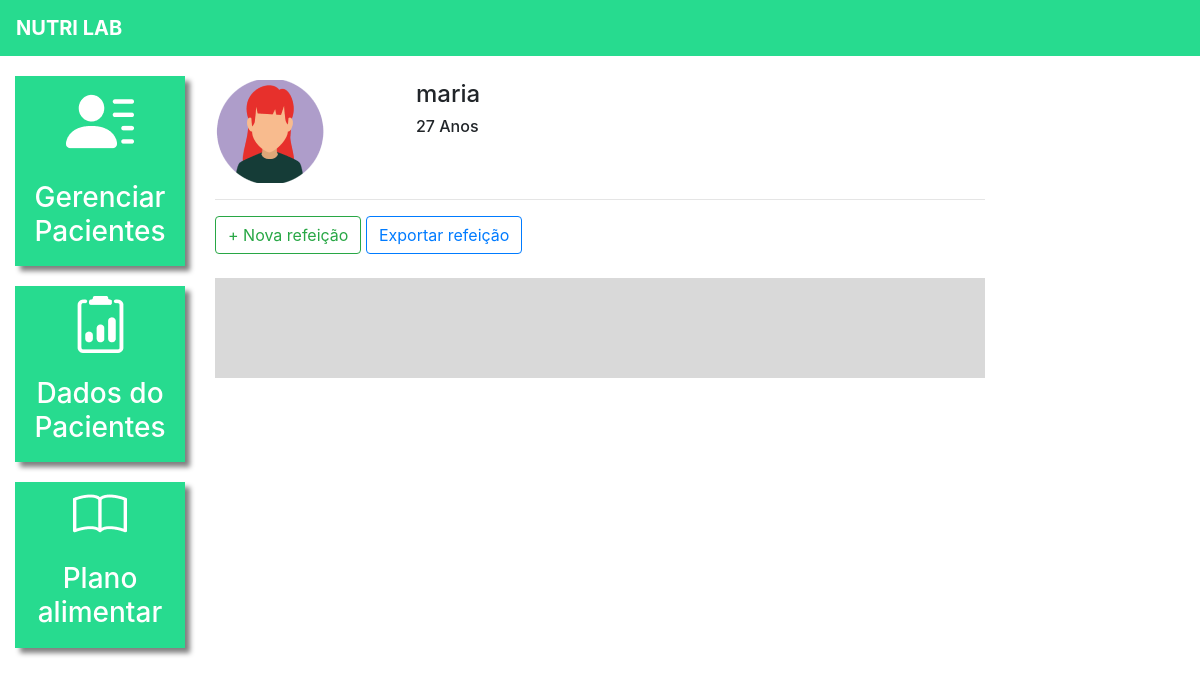
The app's page /plano_alimentar/1/ (signed in), older data.
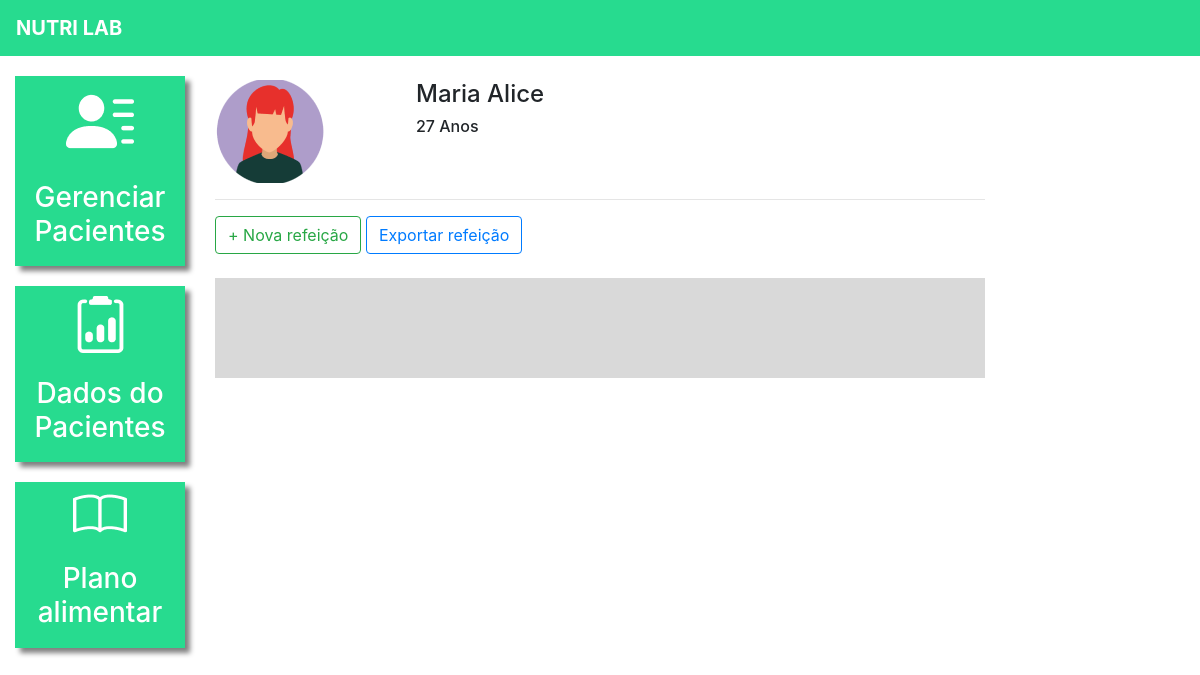
The same page, newer data.
### plataforma/models.py (models this page shows, shortened)
class Pacientes(models.Model):
    choices_sexo = (('F', 'Feminino'),
                    ('M', 'Maculino'))
    nome = models.CharField(max_length=50)
    sexo = models.CharField(max_length=1, choices=choices_sexo)
    idade = models.IntegerField()
    email = models.EmailField()
    telefone = models.CharField(max_length=19)
    nutri = models.ForeignKey(User, on_delete=models.CASCADE)

### plataforma/views.py (the view)
# urls.py: path('plano_alimentar/<str:id>/', plano_alimentar, name="plano_alimentar"),
def plano_alimentar(request, id):
    paciente = get_object_or_404(Pacientes, id=id)
    if not paciente.nutri == request.user:
        messages.add_message(request, constants.ERROR, 'Esse paciente não é seu')
        return redirect('/dados_paciente/')
    if request.method == "GET":
        r1 = Refeicao.objects.filter(paciente=paciente).order_by('horario')
        opcao = Opcao.objects.all()
        return render(request, 'plano_alimentar.html', {'paciente': paciente, 'refeicao':r1, 'opcao': opcao})

### plataforma/templates/plano_alimentar.html (shortened to what this page needs)
{% extends 'base_plataforma.html' %}
{% load static %}
{% block 'plataforma' %}
    <br>
    <div class="row">
        <div class="col-md-3">
            {% if paciente.sexo == "M"%}
                <img src="{% static 'plataforma/img/perfil2.png' %}">
            {% else %}
                <img src="{% static 'plataforma/img/perfil1.png' %}">
            {% endif %}
        </div>
        <div class="col-md-3 dados descricao">
            <h4>{{paciente.nome}}</h4>
            <h6>{{paciente.idade}} Anos</h6>
        </div>
    </div>
    <hr>
    <button type="button" class="btn btn-outline-success" data-toggle="modal" data-target="#modal">
        + Nova refeição
    </button>
    <button type="button" class="btn btn-outline-primary">
        Exportar refeição
    </button>
    <br>
    <br>
    <div class="fundo-alimentar">
    </div>
{% endblock%}

Row changes from the older to the newer data that the page shows:
changed Pacientes: nome "maria" → "Maria Alice"
